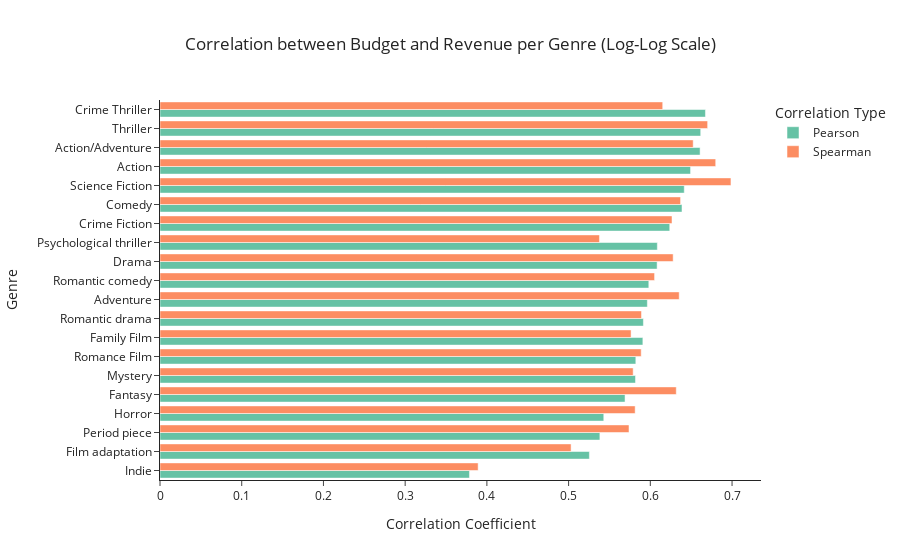

The code cell stored with this chart in its notebook:
### Code cell
import plotly.graph_objects as go
import plotly.express as px

# Assuming genre_corrs is already defined as in your code
# genre_corrs: DataFrame with 'Pearson' and 'Spearman' columns, index as 'Genre'

plot_budget_correlation_per_genre(genre_corrs)

### Figure 1 — Plotly figure (JSON) as saved in the notebook; plotly's stock layout.template omitted (floating-point values rounded to 4 significant figures)
{"data": [{"marker": {"color": "rgb(102,194,165)"}, "name": "Pearson", "orientation": "h", "type": "bar", "x": [0.3787, 0.5254, 0.5383, 0.543, 0.5691, 0.5819, 0.5822, 0.5909, 0.5915, 0.5964, 0.5981, 0.6083, 0.6086, 0.6238, 0.6387, 0.6415, 0.6492, 0.6609, 0.6616, 0.6675], "y": ["Indie", "Film adaptation", "Period piece", "Horror", "Fantasy", "Mystery", "Romance Film", "Family Film", "Romantic drama", "Adventure", "Romantic comedy", "Drama", "Psychological thriller", "Crime Fiction", "Comedy", "Science Fiction", "Action", "Action/Adventure", "Thriller", "Crime Thriller"]}, {"marker": {"color": "rgb(252,141,98)"}, "name": "Spearman", "orientation": "h", "type": "bar", "x": [0.3893, 0.503, 0.5739, 0.5814, 0.6318, 0.579, 0.5888, 0.5764, 0.5892, 0.6353, 0.6052, 0.6279, 0.5377, 0.6265, 0.637, 0.6987, 0.68, 0.6525, 0.6701, 0.6152], "y": ["Indie", "Film adaptation", "Period piece", "Horror", "Fantasy", "Mystery", "Romance Film", "Family Film", "Romantic drama", "Adventure", "Romantic comedy", "Drama", "Psychological thriller", "Crime Fiction", "Comedy", "Science Fiction", "Action", "Action/Adventure", "Thriller", "Crime Thriller"]}], "layout": {"barmode": "group", "legend": {"title": {"text": "Correlation Type"}}, "title": {"text": "Correlation between Budget and Revenue per Genre (Log-Log Scale)", "x": 0.5}, "xaxis": {"title": {"text": "Correlation Coefficient"}}, "yaxis": {"title": {"text": "Genre"}}}}
